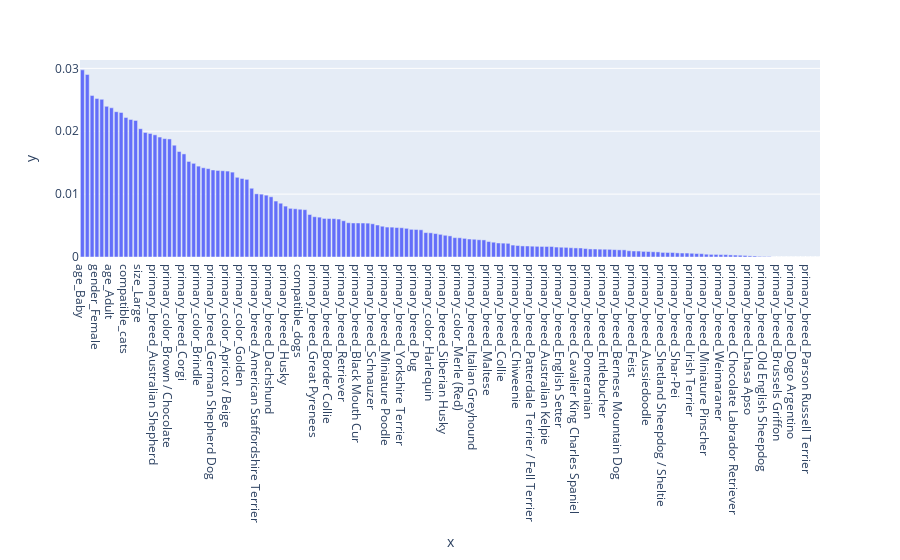

Notebook code cell kept with this figure:
### Code cell
px.bar(x=x_feat_list, y=feature_importances).update_xaxes(categoryorder='total descending')

### Figure 1 — Plotly figure (JSON) as saved in the notebook; plotly's stock layout.template omitted (floating-point values rounded to 4 significant figures; data arrays with more than 128 entries replaced by an {"elided": "..."} marker saying what was removed)
{"data": [{"alignmentgroup": "True", "hovertemplate": "x=%{x}<br>y=%{y}<extra></extra>", "legendgroup": "", "marker": {"color": "#636efa", "pattern": {"shape": ""}}, "name": "", "offsetgroup": "", "orientation": "v", "showlegend": false, "textposition": "auto", "type": "bar", "x": {"elided": "153 str values"}, "xaxis": "x", "y": {"elided": "153 float values"}, "yaxis": "y"}], "layout": {"barmode": "relative", "legend": {"tracegroupgap": 0}, "margin": {"t": 60}, "xaxis": {"anchor": "y", "categoryorder": "total descending", "domain": [0, 1], "title": {"text": "x"}}, "yaxis": {"anchor": "x", "domain": [0, 1], "title": {"text": "y"}}}}
